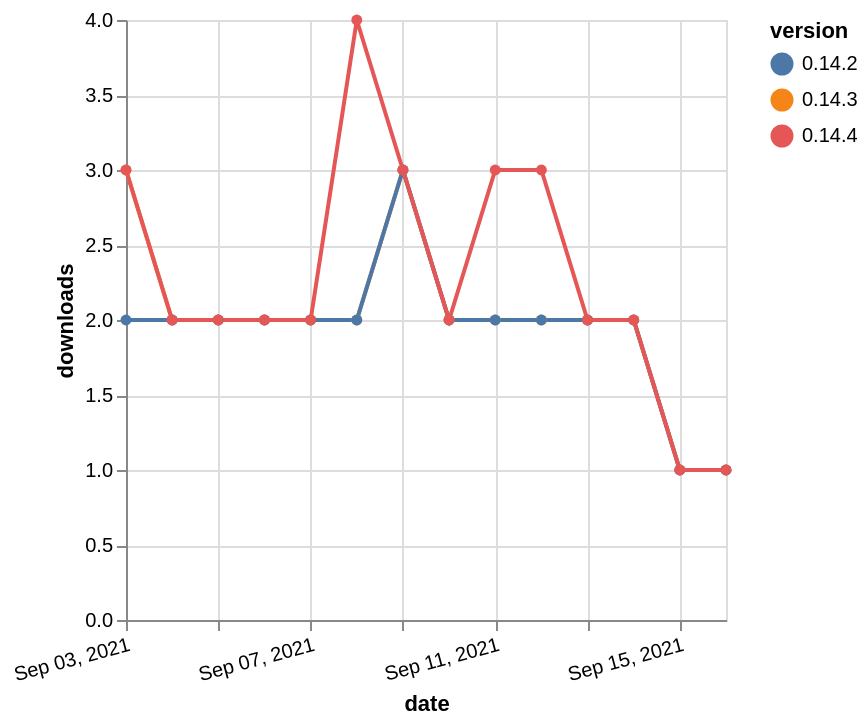

This figure's Vega-Lite source:
### Vega-Lite specification from a JSON file in a GitHub repository (floating-point values rounded to 4 significant figures)
{"$schema": "https://vega.github.io/schema/vega-lite/v5.json", "description": "A simple bar chart with embedded data.", "data": {"values": [{"date": "2021-09-03", "total": 264, "delta": 3, "version": "0.14.3"}, {"date": "2021-09-04", "total": 266, "delta": 2, "version": "0.14.3"}, {"date": "2021-09-05", "total": 268, "delta": 2, "version": "0.14.3"}, {"date": "2021-09-06", "total": 270, "delta": 2, "version": "0.14.3"}, {"date": "2021-09-07", "total": 272, "delta": 2, "version": "0.14.3"}, {"date": "2021-09-08", "total": 274, "delta": 2, "version": "0.14.3"}, {"date": "2021-09-09", "total": 277, "delta": 3, "version": "0.14.3"}, {"date": "2021-09-10", "total": 279, "delta": 2, "version": "0.14.3"}, {"date": "2021-09-11", "total": 281, "delta": 2, "version": "0.14.3"}, {"date": "2021-09-12", "total": 283, "delta": 2, "version": "0.14.3"}, {"date": "2021-09-13", "total": 285, "delta": 2, "version": "0.14.3"}, {"date": "2021-09-14", "total": 287, "delta": 2, "version": "0.14.3"}, {"date": "2021-09-15", "total": 288, "delta": 1, "version": "0.14.3"}, {"date": "2021-09-16", "total": 289, "delta": 1, "version": "0.14.3"}, {"date": "2021-09-03", "total": 386, "delta": 2, "version": "0.14.2"}, {"date": "2021-09-04", "total": 388, "delta": 2, "version": "0.14.2"}, {"date": "2021-09-05", "total": 390, "delta": 2, "version": "0.14.2"}, {"date": "2021-09-06", "total": 392, "delta": 2, "version": "0.14.2"}, {"date": "2021-09-07", "total": 394, "delta": 2, "version": "0.14.2"}, {"date": "2021-09-08", "total": 396, "delta": 2, "version": "0.14.2"}, {"date": "2021-09-09", "total": 399, "delta": 3, "version": "0.14.2"}, {"date": "2021-09-10", "total": 401, "delta": 2, "version": "0.14.2"}, {"date": "2021-09-11", "total": 403, "delta": 2, "version": "0.14.2"}, {"date": "2021-09-12", "total": 405, "delta": 2, "version": "0.14.2"}, {"date": "2021-09-13", "total": 407, "delta": 2, "version": "0.14.2"}, {"date": "2021-09-14", "total": 409, "delta": 2, "version": "0.14.2"}, {"date": "2021-09-15", "total": 410, "delta": 1, "version": "0.14.2"}, {"date": "2021-09-16", "total": 411, "delta": 1, "version": "0.14.2"}, {"date": "2021-09-03", "total": 309, "delta": 3, "version": "0.14.4"}, {"date": "2021-09-04", "total": 311, "delta": 2, "version": "0.14.4"}, {"date": "2021-09-05", "total": 313, "delta": 2, "version": "0.14.4"}, {"date": "2021-09-06", "total": 315, "delta": 2, "version": "0.14.4"}, {"date": "2021-09-07", "total": 317, "delta": 2, "version": "0.14.4"}, {"date": "2021-09-08", "total": 321, "delta": 4, "version": "0.14.4"}, {"date": "2021-09-09", "total": 324, "delta": 3, "version": "0.14.4"}, {"date": "2021-09-10", "total": 326, "delta": 2, "version": "0.14.4"}, {"date": "2021-09-11", "total": 329, "delta": 3, "version": "0.14.4"}, {"date": "2021-09-12", "total": 332, "delta": 3, "version": "0.14.4"}, {"date": "2021-09-13", "total": 334, "delta": 2, "version": "0.14.4"}, {"date": "2021-09-14", "total": 336, "delta": 2, "version": "0.14.4"}, {"date": "2021-09-15", "total": 337, "delta": 1, "version": "0.14.4"}, {"date": "2021-09-16", "total": 338, "delta": 1, "version": "0.14.4"}]}, "width": "container", "mark": {"type": "line", "point": {"filled": true}}, "encoding": {"x": {"field": "date", "type": "temporal", "timeUnit": "yearmonthdate", "title": "date", "axis": {"labelAngle": -15}}, "y": {"field": "delta", "type": "quantitative", "title": "downloads"}, "color": {"field": "version", "type": "nominal"}, "tooltip": {"field": "delta"}}}
